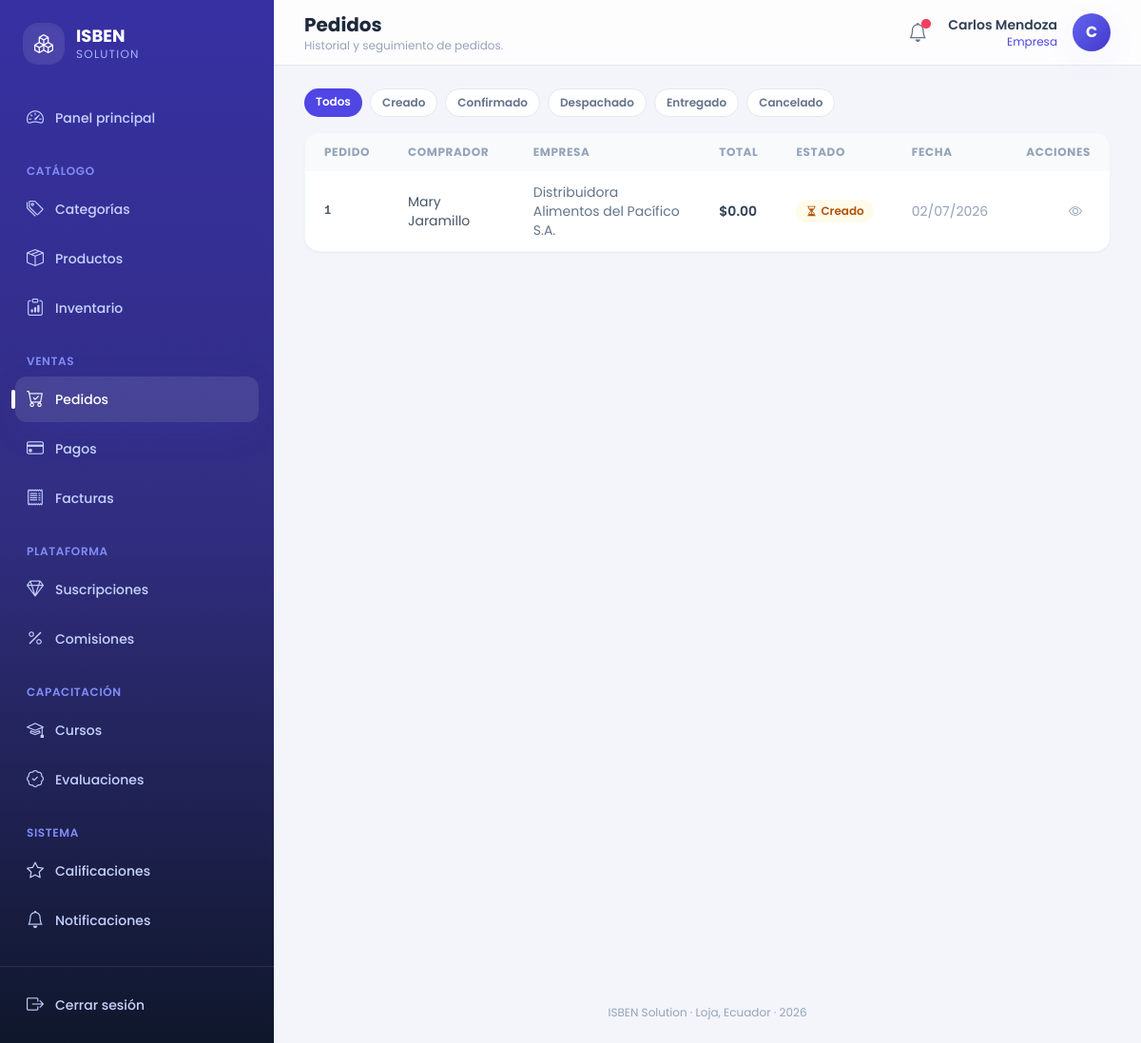
Page /pedidos/ (signed in) on the committed database.
### core/models.py (models this page shows, shortened)
class Notificacion(models.Model):
    destinatario  = models.ForeignKey(Usuario, on_delete=models.CASCADE,
                                      related_name='notificaciones')
    tipo          = models.CharField(max_length=20, choices=TIPO_NOTIFICACION)
    titulo        = models.CharField(max_length=200)
    mensaje       = models.TextField()
    leida         = models.BooleanField(default=False)
    fecha_envio   = models.DateTimeField(auto_now_add=True)
    fecha_lectura = models.DateTimeField(null=True, blank=True)
    class Meta:
        ordering = ['-fecha_envio']
        verbose_name = 'Notificación'
        verbose_name_plural = 'Notificaciones'

class Usuario(AbstractUser):
    email    = models.EmailField(unique=True)
    telefono = models.CharField(max_length=20, blank=True)
    rol      = models.CharField(max_length=20, choices=ROL_USUARIO)
    fecha_actualizacion = models.DateTimeField(auto_now=True)
    REQUIRED_FIELDS = ['email', 'rol']
    class Meta:
        verbose_name = 'Usuario'
        verbose_name_plural = 'Usuarios'

class Pedido(models.Model):
    numero_pedido  = models.CharField(max_length=30, unique=True)
    estado         = models.CharField(max_length=20, choices=ESTADO_PEDIDO, default='creado')
    total          = models.DecimalField(max_digits=14, decimal_places=2, default=0)
    comprador      = models.ForeignKey(Comprador, on_delete=models.CASCADE,
                                       related_name='pedidos')
    vendedor       = models.ForeignKey(Vendedor, on_delete=models.SET_NULL,
                                       null=True, blank=True, related_name='pedidos')
    empresa        = models.ForeignKey(Empresa, on_delete=models.CASCADE,
                                       related_name='pedidos')
    fecha_creacion = models.DateTimeField(auto_now_add=True)
    fecha_despacho = models.DateTimeField(null=True, blank=True)
    fecha_entrega  = models.DateTimeField(null=True, blank=True)
    class Meta:
        verbose_name = 'Pedido'
        verbose_name_plural = 'Pedidos'

class Comprador(models.Model):
    usuario           = models.OneToOneField(Usuario, on_delete=models.CASCADE,
                                             related_name='comprador')
    tipo_negocio      = models.CharField(max_length=100)
    ruc               = models.CharField(max_length=13, blank=True)
    direccion_entrega = models.TextField()
    limite_credito    = models.DecimalField(max_digits=12, decimal_places=2, default=0)
    calificacion_promedio = models.FloatField(default=0.0)
    class Meta:
        verbose_name = 'Comprador'
        verbose_name_plural = 'Compradores'

class Empresa(models.Model):
    usuario             = models.OneToOneField(Usuario, on_delete=models.CASCADE,
                                               related_name='empresa')
    ruc                 = models.CharField(max_length=13, unique=True)
    razon_social        = models.CharField(max_length=200)
    representante_legal = models.CharField(max_length=200)
    direccion           = models.TextField()
    logo_url            = models.URLField(blank=True)
    estado              = models.CharField(max_length=20, choices=ESTADO_APROBACION,
                                           default='pendiente')
    fecha_verificacion  = models.DateTimeField(null=True, blank=True)
    class Meta:
        verbose_name = 'Empresa'
        verbose_name_plural = 'Empresas'

### core/views.py (the view)
# urls.py: path('pedidos/', views.lista_pedidos, name='lista_pedidos'),
@login_required
def lista_pedidos(request):
    pedidos = Pedido.objects.select_related(
        'comprador__usuario', 'vendedor__usuario', 'empresa'
    ).order_by('-fecha_creacion')
    if request.user.rol == 'comprador':
        pedidos = pedidos.filter(comprador=request.user.comprador)
    elif request.user.rol == 'vendedor':
        pedidos = pedidos.filter(vendedor=request.user.vendedor)
    elif request.user.rol == 'empresa':
        pedidos = pedidos.filter(empresa=request.user.empresa)
    estado = request.GET.get('estado', '').strip()
    if estado:
        pedidos = pedidos.filter(estado=estado)
    q = request.GET.get('q', '').strip()
    if q:
        pedidos = pedidos.filter(
            Q(numero_pedido__icontains=q) | Q(comprador__usuario__first_name__icontains=q)
        )
    return render(request, 'core/pedidos/lista.html', {
        'pedidos': _paginar(request, pedidos),
        'estados': ESTADO_PEDIDO,
    })

### core/context_processors.py (called while the page is built)
def notificaciones(request):
    if request.user.is_authenticated:
        return {
            'notificaciones_no_leidas_global': request.user.notificaciones.filter(leida=False).count(),
        }
    return {}

### core/views.py (called while the page is built)
def _paginar(request, queryset, por_pagina=10):
    return Paginator(queryset, por_pagina).get_page(request.GET.get('page'))

### core/templates/core/pedidos/lista.html (shortened to what this page needs)
{% extends 'core/master.html' %}
{% block header_title %}Pedidos{% endblock %}
{% block header_subtitle %}Historial y seguimiento de pedidos.{% endblock %}
{% block content %}
<div class="mb-4 flex flex-wrap items-center justify-between gap-3">
  <div class="flex flex-wrap gap-2">
    <a href="?" class="rounded-full px-3 py-1.5 text-xs font-semibold {% if not request.GET.estado %}bg-brand-600 text-white{% else %}bg-white text-slate-500 border border-slate-200{% endif %}">Todos</a>
    {% for valor, etiqueta in estados %}
    <a href="?estado={{ valor }}" class="rounded-full px-3 py-1.5 text-xs font-semibold {% if request.GET.estado == valor %}bg-brand-600 text-white{% else %}bg-white text-slate-500 border border-slate-200{% endif %}">{{ etiqueta }}</a>
    {% endfor %}
  </div>
</div>
<div class="overflow-hidden rounded-2xl border border-slate-100 bg-white shadow-sm">
  <div class="overflow-x-auto">
    <table class="w-full text-left text-sm">
      <thead class="bg-slate-50 text-xs uppercase tracking-wider text-slate-400">
        <tr>
          <th class="px-5 py-3">Pedido</th>
          <th class="px-5 py-3">Comprador</th>
          <th class="px-5 py-3">Empresa</th>
          <th class="px-5 py-3">Total</th>
          <th class="px-5 py-3">Estado</th>
          <th class="px-5 py-3">Fecha</th>
          <th class="px-5 py-3 text-right">Acciones</th>
        </tr>
      </thead>
      <tbody class="divide-y divide-slate-100">
        {% for pedido in pedidos %}
        <tr class="transition hover:bg-brand-50/40">
          <td class="px-5 py-3 font-mono text-xs font-semibold text-slate-600">{{ pedido.numero_pedido }}</td>
          <td class="px-5 py-3 text-slate-600">{{ pedido.comprador.usuario.get_full_name }}</td>
          <td class="px-5 py-3 text-slate-500">{{ pedido.empresa.razon_social }}</td>
          <td class="px-5 py-3 font-semibold text-slate-700">${{ pedido.total }}</td>
          <td class="px-5 py-3">{% include 'core/partials/_badge_estado.html' with estado=pedido.estado %}</td>
          <td class="px-5 py-3 text-slate-400">{{ pedido.fecha_creacion|date:"d/m/Y" }}</td>
          <td class="px-5 py-3">
            <div class="flex justify-end gap-2">
              <a href="{% url 'detalle_pedido' pedido.pk %}" class="grid h-8 w-8 place-items-center rounded-lg text-slate-400 hover:bg-slate-100 hover:text-brand-600"><i class="bi bi-eye"></i></a>
            </div>
          </td>
        </tr>
        {% empty %}
        <tr><td colspan="7" class="px-5 py-10 text-center text-slate-400"><i class="bi bi-inbox mb-2 block text-3xl"></i> No hay pedidos registrados.</td></tr>
        {% endfor %}
      </tbody>
    </table>
  </div>
</div>
{% endblock %}

### core/templates/core/master.html (shortened to what this page needs)
{% load static %}
<!DOCTYPE html>
<html lang="es">
<head>
<script src="https://cdn.tailwindcss.com"></script>
<link rel="stylesheet" href="https://cdn.jsdelivr.net/npm/bootstrap-icons@1.11.3/font/bootstrap-icons.min.css">
<link rel="stylesheet" href="{% static 'core/css/estilos.css' %}">
</head>
<body class="font-sans text-slate-700 antialiased" x-data="{ sidebarOpen: false }">
{% if user.is_authenticated %}
<div class="flex min-h-screen">
  <aside
    class="fixed inset-y-0 left-0 z-40 w-72 transform bg-gradient-to-b from-brand-800 via-brand-900 to-slate-900 text-indigo-100 transition-transform duration-300 lg:static lg:translate-x-0"
    :class="sidebarOpen ? 'translate-x-0' : '-translate-x-full'">
    <div class="flex h-full flex-col">
      <div class="flex items-center gap-3 px-6 py-6">
        <div class="flex h-11 w-11 items-center justify-center rounded-2xl bg-white/10 text-xl font-bold text-white shadow-inner">
          <i class="bi bi-boxes"></i>
        </div>
        <div>
          <p class="text-lg font-bold leading-tight text-white">ISBEN</p>
          <p class="text-xs uppercase tracking-widest text-indigo-300">Solution</p>
        </div>
      </div>
      <nav class="mt-2 flex-1 space-y-6 overflow-y-auto px-4 pb-6">
        <div>
          <a href="{% url 'inicio' %}"
             class="group relative flex items-center gap-3 rounded-xl px-3 py-2.5 text-sm font-medium transition {% if request.resolver_match.url_name == 'inicio' %}bg-white/10 text-white shadow-soft{% else %}text-indigo-200 hover:translate-x-0.5 hover:bg-white/5 hover:text-white{% endif %}">
            <i class="bi bi-speedometer2 text-lg"></i> Panel principal
          </a>
        </div>
        <div>
          <p class="px-3 pb-2 text-xs font-semibold uppercase tracking-wider text-indigo-400">Catálogo</p>
          <div class="space-y-1">
            {% include 'core/partials/_nav_link.html' with url_name='lista_categorias' icon='bi-tags' label='Categorías' %}
            {% include 'core/partials/_nav_link.html' with url_name='lista_productos' icon='bi-box-seam' label='Productos' %}
            {% if user.rol in 'empresa,administrador' %}
              {% include 'core/partials/_nav_link.html' with url_name='lista_inventario' icon='bi-clipboard-data' label='Inventario' %}
            {% endif %}
          </div>
        </div>
        <div>
          <p class="px-3 pb-2 text-xs font-semibold uppercase tracking-wider text-indigo-400">Ventas</p>
          <div class="space-y-1">
            {% include 'core/partials/_nav_link.html' with url_name='lista_pedidos' icon='bi-cart-check' label='Pedidos' %}
            {% include 'core/partials/_nav_link.html' with url_name='lista_pagos' icon='bi-credit-card' label='Pagos' %}
            {% include 'core/partials/_nav_link.html' with url_name='lista_facturas' icon='bi-receipt' label='Facturas' %}
          </div>
        </div>
        {% if user.rol == 'administrador' or user.rol == 'empresa' %}
        <div>
          <p class="px-3 pb-2 text-xs font-semibold uppercase tracking-wider text-indigo-400">Plataforma</p>
          <div class="space-y-1">
            {% include 'core/partials/_nav_link.html' with url_name='lista_suscripciones' icon='bi-gem' label='Suscripciones' %}
            {% include 'core/partials/_nav_link.html' with url_name='lista_comisiones' icon='bi-percent' label='Comisiones' %}
          </div>
        </div>
        {% endif %}
        <div>
          <p class="px-3 pb-2 text-xs font-semibold uppercase tracking-wider text-indigo-400">Capacitación</p>
          <div class="space-y-1">
            {% include 'core/partials/_nav_link.html' with url_name='lista_cursos' icon='bi-mortarboard' label='Cursos' %}
            {% include 'core/partials/_nav_link.html' with url_name='lista_evaluaciones' icon='bi-patch-check' label='Evaluaciones' %}
          </div>
        </div>
        <div>
          <p class="px-3 pb-2 text-xs font-semibold uppercase tracking-wider text-indigo-400">Sistema</p>
          <div class="space-y-1">
            {% include 'core/partials/_nav_link.html' with url_name='lista_calificaciones' icon='bi-star' label='Calificaciones' %}
            {% include 'core/partials/_nav_link.html' with url_name='lista_notificaciones' icon='bi-bell' label='Notificaciones' %}
          </div>
        </div>
      </nav>
      <div class="border-t border-white/10 p-4">
        <form action="{% url 'logout' %}" method="post">
          <button type="submit" class="flex w-full items-center gap-3 rounded-xl px-3 py-2.5 text-sm font-medium text-indigo-200 transition hover:bg-white/5 hover:text-white">
            <i class="bi bi-box-arrow-right text-lg"></i> Cerrar sesión
          </button>
        </form>
      </div>
    </div>
  </aside>
  <div class="flex min-h-screen flex-1 flex-col lg:pl-0">
    <header class="sticky top-0 z-20 flex items-center justify-between gap-4 border-b border-slate-200 bg-white/80 px-4 py-3 backdrop-blur lg:px-8">
      <div class="flex items-center gap-3">
        <div>
          <h1 class="text-lg font-bold text-slate-800 lg:text-xl">{% block header_title %}{% endblock %}</h1>
          <p class="hidden text-xs text-slate-400 sm:block">{% block header_subtitle %}Gestiona tu operación mayorista desde un solo lugar.{% endblock %}</p>
        </div>
      </div>
      <div class="flex items-center gap-3">
        <a href="{% url 'lista_notificaciones' %}" class="relative grid h-10 w-10 place-items-center rounded-xl text-slate-500 transition hover:bg-slate-100 hover:text-brand-600" title="Notificaciones">
          <i class="bi bi-bell text-xl"></i>
          {% if notificaciones_no_leidas_global %}
          <span class="absolute right-1.5 top-1.5 flex h-2.5 w-2.5">
            <span class="relative inline-flex h-2.5 w-2.5 rounded-full bg-rose-500"></span>
          </span>
          {% endif %}
        </a>
        <div class="flex items-center gap-4" x-data="{ open: false }">
          <div class="hidden text-right sm:block">
            <p class="text-sm font-semibold text-slate-700">{{ user.get_full_name|default:user.username }}</p>
            <p class="text-xs capitalize text-brand-600">{{ user.get_rol_display }}</p>
          </div>
          <button @click="open = !open" class="grid h-10 w-10 place-items-center rounded-full bg-gradient-to-br from-brand-500 to-brand-700 font-bold text-white shadow-soft transition hover:shadow-lg">
            {{ user.first_name|slice:":1"|upper|default:user.username|slice:":1"|upper }}
          </button>
        </div>
      </div>
    </header>
    <main class="pagina-contenido flex-1 px-4 py-6 lg:px-8">
      {% block content %}{% endblock %}
    </main>
    <footer class="px-4 py-6 text-center text-xs text-slate-400 lg:px-8">
      ISBEN Solution &middot; Loja, Ecuador &middot; {% now "Y" %}
    </footer>
  </div>
</div>
{% else %}
  {% block auth_content %}{% endblock %}
{% endif %}
</body>
</html>

### core/templates/core/partials/_nav_link.html
{% url url_name as nav_url %}
<a href="{{ nav_url }}"
   class="group relative flex items-center gap-3 rounded-xl px-3 py-2.5 text-sm font-medium transition {% if request.resolver_match.url_name == url_name %}bg-white/10 text-white shadow-soft{% else %}text-indigo-200 hover:translate-x-0.5 hover:bg-white/5 hover:text-white{% endif %}">
  {% if request.resolver_match.url_name == url_name %}
  <span class="absolute -left-1 top-1/2 h-5 w-1 -translate-y-1/2 rounded-full bg-white"></span>
  {% endif %}
  <i class="bi {{ icon }} text-lg"></i> {{ label }}
</a>

### core/templates/core/partials/_badge_estado.html
{% if estado == 'aprobado' or estado == 'activa' or estado == 'validado' or estado == 'pagada' or estado == 'entregado' or estado == 'confirmado' or estado == 'AUTORIZADO' %}
<span class="inline-flex items-center gap-1 rounded-full bg-emerald-50 px-2.5 py-1 text-xs font-semibold text-emerald-700"><i class="bi bi-check-circle-fill"></i> {{ estado|title }}</span>
{% elif estado == 'pendiente' or estado == 'creado' %}
<span class="inline-flex items-center gap-1 rounded-full bg-amber-50 px-2.5 py-1 text-xs font-semibold text-amber-700"><i class="bi bi-hourglass-split"></i> {{ estado|title }}</span>
{% elif estado == 'rechazado' or estado == 'cancelado' or estado == 'bloqueado' or estado == 'anulada' or estado == 'vencida' %}
<span class="inline-flex items-center gap-1 rounded-full bg-rose-50 px-2.5 py-1 text-xs font-semibold text-rose-700"><i class="bi bi-x-circle-fill"></i> {{ estado|title }}</span>
{% elif estado == 'despachado' %}
<span class="inline-flex items-center gap-1 rounded-full bg-brand-50 px-2.5 py-1 text-xs font-semibold text-brand-700"><i class="bi bi-truck"></i> {{ estado|title }}</span>
{% else %}
<span class="inline-flex items-center gap-1 rounded-full bg-slate-100 px-2.5 py-1 text-xs font-semibold text-slate-600">{{ estado|default:"—"|title }}</span>
{% endif %}

### core/templates/core/master.html (style rules this page uses)
body { background: #f4f5fb; }
main.pagina-contenido { animation: fadeInUp 0.35s ease-out; }
a, button { -webkit-tap-highlight-color: transparent; }

### rows in the picture
Notificacion: tipo "Inventario"
Usuario: get_full_name "Carlos Mendoza", rol "Empresa", first_name "C"
Pedido: numero_pedido "1", comprador.usuario.get_full_name "Mary Jaramillo", empresa.razon_social "Distribuidora Alimentos del Pacífico S.A.", total "0.00", estado "Creado", fecha_creacion "02/07/2026"

### other values in the picture
{{ label }} "Categorías Productos Pedidos Pagos Facturas Suscripciones Comisiones Cursos Evaluaciones Calificaciones Notificaciones"
{{ etiqueta }} "Creado" "Confirmado" "Despachado" "Entregado" "Cancelado"
